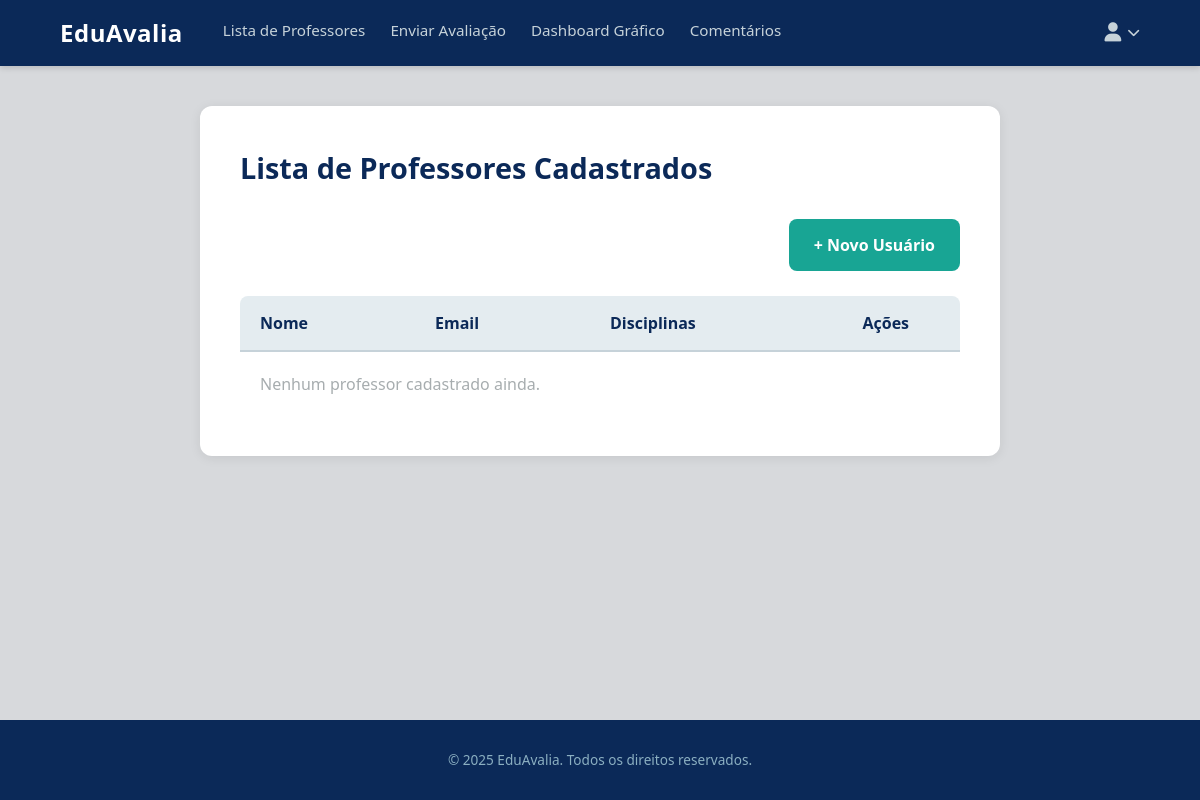
The page /professores/ (signed in) on the database as committed earlier.
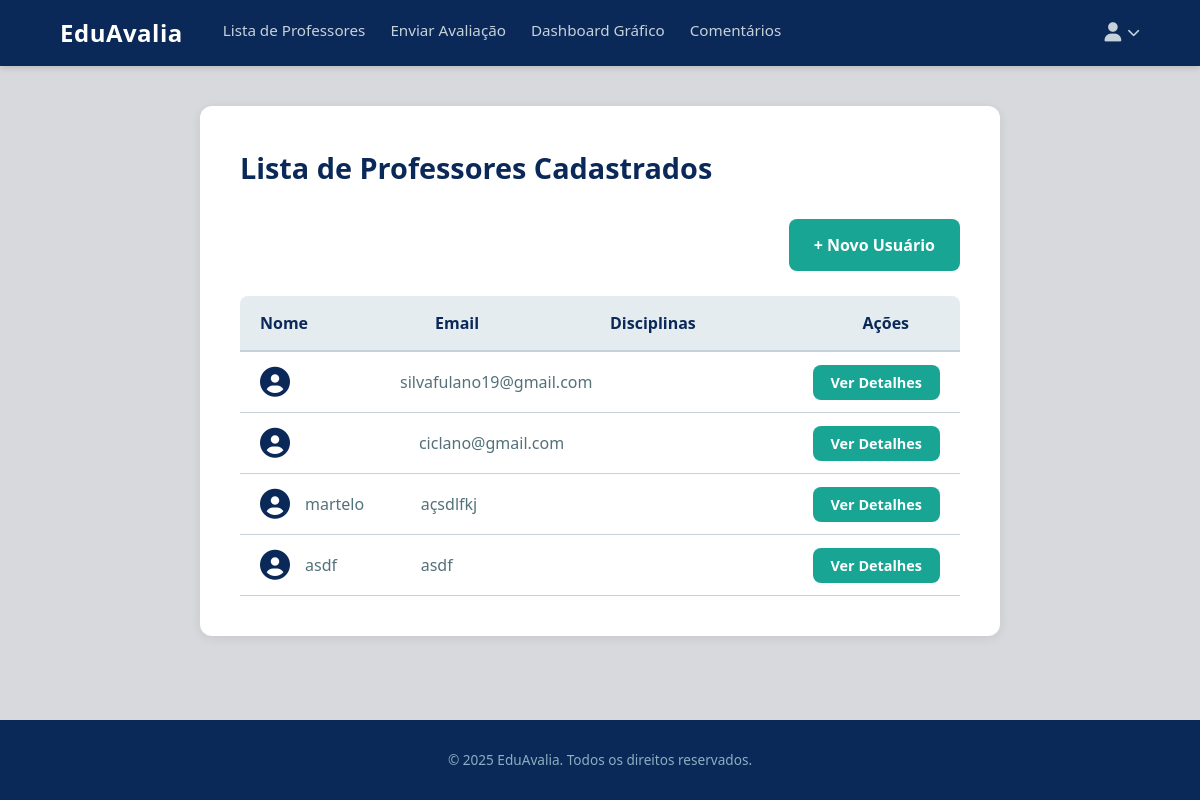
The same page on the database as committed later.
### avaliacoes/models.py (models this page shows, shortened)
class Professor(models.Model):
    user = models.OneToOneField(CustomUser, on_delete=models.CASCADE, limit_choices_to={'user_type': 'professor'})
    foto = models.ImageField(upload_to='professores_fotos/', blank=True, null=True)

class CustomUser(AbstractUser):
    USER_TYPE_CHOICES = (
        ('aluno', 'Aluno'),
        ('professor', 'Professor'),
        ('admin', 'Administrador'),
    )
    user_type = models.CharField(max_length=20, choices=USER_TYPE_CHOICES, default='aluno')
    cpf = models.CharField(max_length=11, unique=True)
    data_nascimento = models.DateField(null=True, blank=True)

### avaliacoes/views.py (the view)
# urls.py: path('professores/', views.lista_professores, name='lista_professores'),
@login_required(login_url='login')
def lista_professores(request):
    professores = Professor.objects.annotate(
        media_nota=Avg('user__disciplinas_pessoa__avaliacoes__categorias_avaliacao__nota')
    ).filter(id__isnull=False)
    return render(request, 'avaliacoes/lista_professores.html', {'professores': professores})

### avaliacoes/templates/avaliacoes/lista_professores.html (shortened to what this page needs)
{% extends 'base.html' %}
{% load static %}
{% block content %}
<main class="admin-container">
    <section class="admin-panel">
        <h1>Lista de Professores Cadastrados</h1>
        <div style="margin-bottom: 25px; display: flex; justify-content: flex-end;">
            <a href="{% url 'adicionar_usuario' %}" class="btn">
                + Novo Usuário
            </a>
        </div>
        <div class="professor-list-container">
            <div class="list-header" style="
                display: grid;
                grid-template-columns: 2fr 2fr 3fr 1fr;
                gap: 20px;
                padding: 15px 20px;
                border-bottom: 2px solid var(--cinza-claro);
                font-weight: 600;
                color: var(--azul-marinho);
                background-color: var(--painel-central);
                border-radius: 8px 8px 0 0;
            ">
                <span>Nome</span>
                <span>Email</span>
                <span>Disciplinas</span>
                <span>Ações</span>
            </div>
            {% for professor in professores %}
            <div class="professor-item" style="
                display: grid;
                grid-template-columns: 2fr 2fr 3fr 1fr;
                gap: 20px;
                padding: 15px 20px;
                border-bottom: 1px solid var(--cinza-claro);
                align-items: center;
                color: var(--verde-escuro-letras);
            ">
                <div style="display: flex; align-items: center;">
                    <i class="fas fa-user-circle" style="font-size: 30px; color: var(--azul-marinho); margin-right: 15px;"></i>
                    <span>{{ professor.user.first_name }} {{ professor.user.last_name }}</span>
                </div>
                <span>{{ professor.user.email }}</span>
                <div>
                    <a href="{% url 'detalhes_professor' professor.id %}" class="btn" style="
                        padding: 8px 18px;
                        font-size: 0.9rem;
                        white-space: nowrap;
                    ">
                        Ver Detalhes
                    </a>
                </div>
            </div>
            {% empty %}
                <p style="padding: 20px; color: var(--cinza-escuro-letras);">Nenhum professor cadastrado ainda.</p>
            {% endfor %}
            </div>
    </section>
</main>
{% endblock content %}

Rows that differ between the two databases and show on the page:
added Professor: user.email "silvafulano19@gmail.com"
added Professor: user.email "ciclano@gmail.com"
added Professor: user.first_name "martelo", user.email "açsdlfkj"
added Professor: user.first_name "asdf", user.email "asdf"
Other text that changed with them:
text no longer shown: "Nenhum professor cadastrado ainda."
